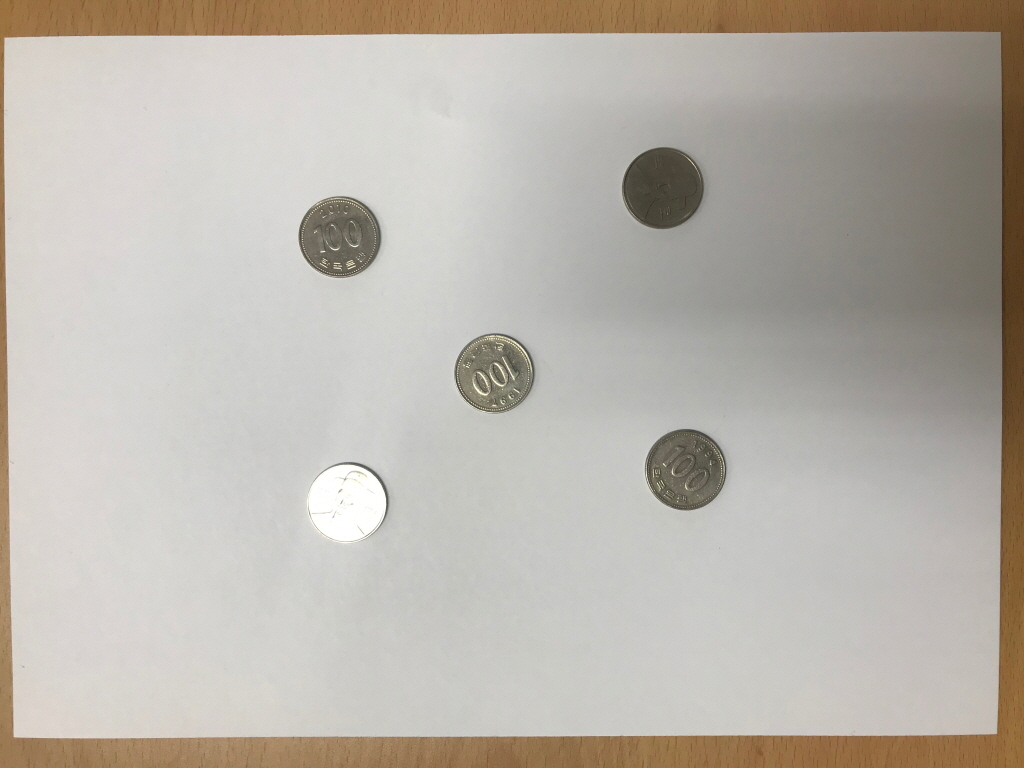
#> input picture sIMG_8253.JPG, 1024 x 768 px, given in place of the camera
$ jupyter execute --allow-errors Homework3.ipynb
#> lines starting #> are read from the running program, lines starting #| are printed output that depends on the picture; after the words box and inside, x2 and y2 are one past the last pixel; in counts of white or black regions, pixels touching at a corner belong together
[cell 1]
#import cv2
#import numpy as np
#from matplotlib import pyplot as plt

[cell 2]
# [8 lines of commented-out code are left out]

[cell 3]
import numpy as np
import cv2
cap = cv2.VideoCapture(0)
print(cap)

[cell 4]
while True:
    ret, frame = cap.read()
#> frame is the input picture: shape (768, 1024, 3); mean B, G, R 171.7, 180, 185.7
    x=320; y=150; w=50; h=50        # roi 좌표
    roi = frame[y:y+h, x:x+w]
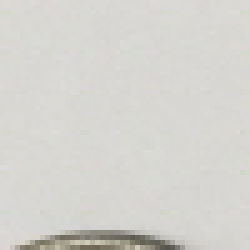
#> roi: shape (50, 50, 3) (shown 5 times larger); mean B, G, R 207.1, 211.7, 212.5
    #roi = frame[0:500, 0:500]
    gray = cv2.cvtColor(roi, cv2.COLOR_BGR2GRAY)
    gray_blur = cv2.GaussianBlur(gray, (15, 15), 0)
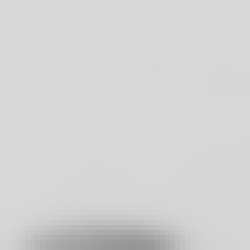
#> gray_blur: shape (50, 50) (shown 5 times larger); min 149, max 216, mean 211.8
    thresh = cv2.adaptiveThreshold(gray_blur, 255, cv2.ADAPTIVE_THRESH_GAUSSIAN_C,cv2.THRESH_BINARY_INV, 11, 1)
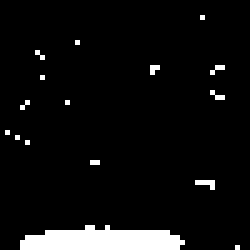
#> thresh: shape (50, 50) (shown 5 times larger); 6.1% white; 16 white regions (15 under 20 px), largest, box (x1, y1, x2, y2) and area: (4, 45, 37, 50) 124

    kernel = np.ones((3, 3), np.uint8)
    closing = cv2.morphologyEx(thresh, cv2.MORPH_CLOSE, kernel, iterations=4)
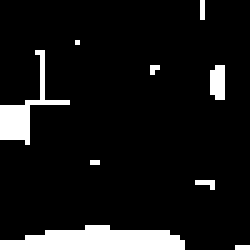
#> closing: shape (50, 50) (shown 5 times larger); 9.4% white; 9 white regions (7 under 20 px)

    cont_img = closing.copy()
    contours, hierarchy = cv2.findContours(cont_img, cv2.RETR_EXTERNAL, cv2.CHAIN_APPROX_SIMPLE)
#> contours = 9 contours, 7 with area under 20; largest, box (x1, y1, x2, y2) and area: (0, 45, 37, 50) 97, (0, 10, 14, 29) 33

    for cnt in contours:
        area = cv2.contourArea(cnt)
        if area < 2000 or area > 4000:
            continue

        if len(cnt) < 5:
            continue

        ellipse = cv2.fitEllipse(cnt)
        cv2.ellipse(roi, ellipse, (0,255,0), 2)
#> this loop made 9 passes
#> area on passes 2, 7: 97, 33

    cv2.imshow("Morphological Closing", closing)
    cv2.imshow("Adaptive Thresholding", thresh)
    cv2.imshow('Contours', roi)

    if cv2.waitKey(1) & 0xFF == ord('q'):
#> (key q is pressed here)
        break

cap.release()
cv2.destroyAllWindows()
